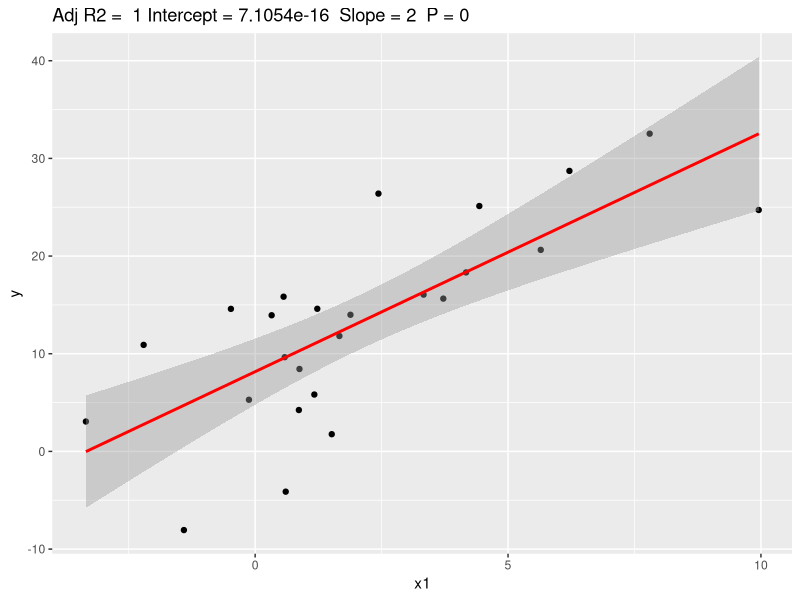

R code for this plot:
## ---- chunk 1
#| label: setup
#| echo: true
#| warning: false
#| message: false
# load library
library(tidyverse)
## ---- chunk 2
#| label: calculating-mean
n <- 10
x <- rnorm(n=n)
print(mean(x))
## ---- chunk 3
#| label: fit-model

# create dummy data
n <- 25
x1 <- rnorm(n=n, mean=2, sd=3)
x2 <- rnorm(n=n, mean=3, sd=2)
y <- 2*x1 + 3*x2
data <- data.frame(x1 = x1, x2 = x2, y = y)

# fit model and print fitted coefficients
reg <- lm(y ~ . , data=data)
print(reg$coefficients)
## ---- chunk 4
#| label: fig-model
#| message: false
#| warning: false
#| fig-cap: "Simple Linear Regression on dummy data"

fit <- reg
p <- ggplot(fit$model, aes_string(x = names(fit$model)[2], y = names(fit$model)[1])) + 
  geom_point() +
  stat_smooth(method = "lm", col = "red") +
  labs(title = paste("Adj R2 = ",signif(summary(fit)$adj.r.squared, 5),
                     "Intercept =",signif(fit$coef[[1]],5 ),
                     " Slope =",signif(fit$coef[[2]], 5),
                     " P =",signif(summary(fit)$coef[2,4], 5)))

p
